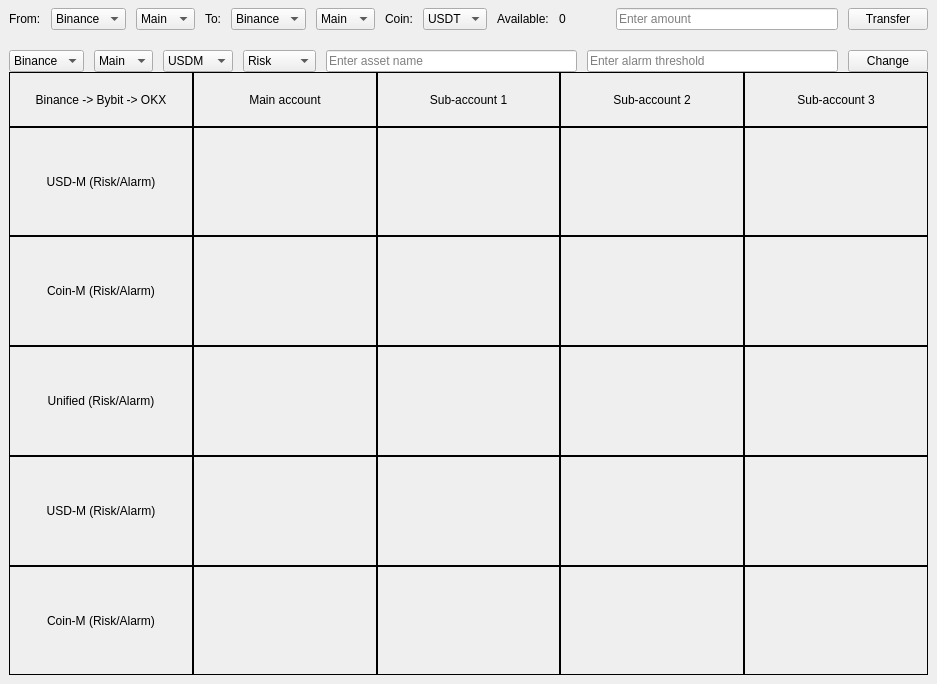
<?xml version="1.0" encoding="UTF-8"?>
<ui version="4.0">
 <class>MainWindow</class>
 <widget class="QMainWindow" name="MainWindow">
  <property name="geometry">
   <rect>
    <x>0</x>
    <y>0</y>
    <width>937</width>
    <height>684</height>
   </rect>
  </property>
  <property name="windowTitle">
   <string>Crypto Alarm</string>
  </property>
  <widget class="QWidget" name="centralwidget">
   <layout class="QVBoxLayout" name="verticalLayout" stretch="0,0,1">
    <property name="spacing">
     <number>0</number>
    </property>
    <property name="topMargin">
     <number>8</number>
    </property>
    <item>
     <layout class="QVBoxLayout" name="verticalLayout_2" stretch="0">
      <item>
       <layout class="QHBoxLayout" name="horizontalLayout_29" stretch="0,0,0,0,0,0,0,0,0,0,0,1,0">
        <property name="spacing">
         <number>10</number>
        </property>
        <item>
         <widget class="QLabel" name="label_3">
          <property name="text">
           <string>From:</string>
          </property>
         </widget>
        </item>
        <item>
         <widget class="QComboBox" name="comboBox_exchangeFrom">
          <item>
           <property name="text">
            <string>Binance</string>
           </property>
          </item>
          <item>
           <property name="text">
            <string>Okx</string>
           </property>
          </item>
          <item>
           <property name="text">
            <string>Bybit</string>
           </property>
          </item>
         </widget>
        </item>
        <item>
         <widget class="QComboBox" name="comboBox_accountFrom">
          <item>
           <property name="text">
            <string>Main</string>
           </property>
          </item>
          <item>
           <property name="text">
            <string>Sub1</string>
           </property>
          </item>
          <item>
           <property name="text">
            <string>Sub2</string>
           </property>
          </item>
          <item>
           <property name="text">
            <string>Sub3</string>
           </property>
          </item>
         </widget>
        </item>
        <item>
         <widget class="QLabel" name="label_4">
          <property name="text">
           <string>To:</string>
          </property>
         </widget>
        </item>
        <item>
         <widget class="QComboBox" name="comboBox_exchangeTo">
          <item>
           <property name="text">
            <string>Binance</string>
           </property>
          </item>
          <item>
           <property name="text">
            <string>Okx</string>
           </property>
          </item>
          <item>
           <property name="text">
            <string>Bybit</string>
           </property>
          </item>
         </widget>
        </item>
        <item>
         <widget class="QComboBox" name="comboBox_accountTo">
          <item>
           <property name="text">
            <string>Main</string>
           </property>
          </item>
          <item>
           <property name="text">
            <string>Sub1</string>
           </property>
          </item>
          <item>
           <property name="text">
            <string>Sub2</string>
           </property>
          </item>
          <item>
           <property name="text">
            <string>Sub3</string>
           </property>
          </item>
         </widget>
        </item>
        <item>
         <widget class="QLabel" name="label_10">
          <property name="text">
           <string>Coin:</string>
          </property>
         </widget>
        </item>
        <item>
         <widget class="QComboBox" name="comboBox_withdrawCoin">
          <item>
           <property name="text">
            <string>USDT</string>
           </property>
          </item>
         </widget>
        </item>
        <item>
         <widget class="QLabel" name="label_23">
          <property name="text">
           <string>Available:</string>
          </property>
         </widget>
        </item>
        <item>
         <widget class="QLabel" name="label_withdrawable">
          <property name="text">
           <string>0</string>
          </property>
         </widget>
        </item>
        <item>
         <spacer name="horizontalSpacer">
          <property name="orientation">
           <enum>Qt::Horizontal</enum>
          </property>
          <property name="sizeHint" stdset="0">
           <size>
            <width>40</width>
            <height>20</height>
           </size>
          </property>
         </spacer>
        </item>
        <item>
         <widget class="QLineEdit" name="lineEdit">
          <property name="placeholderText">
           <string>Enter amount</string>
          </property>
         </widget>
        </item>
        <item>
         <widget class="QPushButton" name="button_transfer">
          <property name="text">
           <string>Transfer</string>
          </property>
          <property name="iconSize">
           <size>
            <width>16</width>
            <height>16</height>
           </size>
          </property>
         </widget>
        </item>
       </layout>
      </item>
     </layout>
    </item>
    <item>
     <spacer name="verticalSpacer">
      <property name="orientation">
       <enum>Qt::Vertical</enum>
      </property>
      <property name="sizeHint" stdset="0">
       <size>
        <width>20</width>
        <height>20</height>
       </size>
      </property>
     </spacer>
    </item>
    <item>
     <layout class="QVBoxLayout" name="verticalLayout_3" stretch="0,10,4,8">
      <item>
       <layout class="QHBoxLayout" name="horizontalLayout">
        <property name="spacing">
         <number>10</number>
        </property>
        <item>
         <widget class="QComboBox" name="comboBox_market">
          <item>
           <property name="text">
            <string>Binance</string>
           </property>
          </item>
          <item>
           <property name="text">
            <string>OKX</string>
           </property>
          </item>
          <item>
           <property name="text">
            <string>Bybit</string>
           </property>
          </item>
         </widget>
        </item>
        <item>
         <widget class="QComboBox" name="comboBox_subAcc">
          <item>
           <property name="text">
            <string>Main</string>
           </property>
          </item>
          <item>
           <property name="text">
            <string>Sub1</string>
           </property>
          </item>
          <item>
           <property name="text">
            <string>Sub2</string>
           </property>
          </item>
          <item>
           <property name="text">
            <string>Sub3</string>
           </property>
          </item>
         </widget>
        </item>
        <item>
         <widget class="QComboBox" name="comboBox_coinType">
          <item>
           <property name="text">
            <string>USDM</string>
           </property>
          </item>
          <item>
           <property name="text">
            <string>COINM</string>
           </property>
          </item>
         </widget>
        </item>
        <item>
         <widget class="QComboBox" name="comboBox_alarmType">
          <item>
           <property name="text">
            <string>Risk</string>
           </property>
          </item>
          <item>
           <property name="text">
            <string>Position</string>
           </property>
          </item>
          <item>
           <property name="text">
            <string>Equity</string>
           </property>
          </item>
         </widget>
        </item>
        <item>
         <widget class="QLineEdit" name="lineEdit_assetName">
          <property name="placeholderText">
           <string>Enter asset name</string>
          </property>
         </widget>
        </item>
        <item>
         <widget class="QLineEdit" name="lineEdit_threshold">
          <property name="placeholderText">
           <string>Enter alarm threshold</string>
          </property>
         </widget>
        </item>
        <item>
         <widget class="QPushButton" name="button_changeThreshold">
          <property name="text">
           <string>Change</string>
          </property>
         </widget>
        </item>
       </layout>
      </item>
      <item>
       <widget class="QScrollArea" name="scrollArea">
        <property name="frameShape">
         <enum>QFrame::NoFrame</enum>
        </property>
        <property name="frameShadow">
         <enum>QFrame::Plain</enum>
        </property>
        <property name="widgetResizable">
         <bool>true</bool>
        </property>
        <widget class="QWidget" name="scrollAreaWidgetContents">
         <property name="geometry">
          <rect>
           <x>0</x>
           <y>0</y>
           <width>917</width>
           <height>260</height>
          </rect>
         </property>
         <layout class="QHBoxLayout" name="horizontalLayout_2">
          <property name="spacing">
           <number>0</number>
          </property>
          <property name="leftMargin">
           <number>0</number>
          </property>
          <property name="topMargin">
           <number>0</number>
          </property>
          <property name="rightMargin">
           <number>0</number>
          </property>
          <property name="bottomMargin">
           <number>0</number>
          </property>
          <item>
           <layout class="QGridLayout" name="gridLayout" rowstretch="2,4,4">
            <property name="spacing">
             <number>0</number>
            </property>
            <item row="2" column="1">
             <widget class="QFrame" name="frame_10">
              <property name="frameShape">
               <enum>QFrame::Box</enum>
              </property>
              <property name="frameShadow">
               <enum>QFrame::Plain</enum>
              </property>
              <layout class="QHBoxLayout" name="horizontalLayout_48">
               <item>
                <widget class="QLabel" name="label_BiMC">
                 <property name="text">
                  <string/>
                 </property>
                 <property name="alignment">
                  <set>Qt::AlignCenter</set>
                 </property>
                </widget>
               </item>
              </layout>
             </widget>
            </item>
            <item row="1" column="1">
             <widget class="QFrame" name="frame_9">
              <property name="frameShape">
               <enum>QFrame::Box</enum>
              </property>
              <property name="frameShadow">
               <enum>QFrame::Plain</enum>
              </property>
              <layout class="QHBoxLayout" name="horizontalLayout_49">
               <item>
                <widget class="QLabel" name="label_BiMU">
                 <property name="text">
                  <string/>
                 </property>
                 <property name="alignment">
                  <set>Qt::AlignCenter</set>
                 </property>
                </widget>
               </item>
              </layout>
             </widget>
            </item>
            <item row="2" column="0">
             <widget class="QFrame" name="frame_5">
              <property name="frameShape">
               <enum>QFrame::Box</enum>
              </property>
              <property name="frameShadow">
               <enum>QFrame::Plain</enum>
              </property>
              <layout class="QHBoxLayout" name="horizontalLayout_5">
               <item>
                <widget class="QLabel" name="label_5">
                 <property name="text">
                  <string>Coin-M (Risk/Alarm)</string>
                 </property>
                 <property name="alignment">
                  <set>Qt::AlignCenter</set>
                 </property>
                </widget>
               </item>
              </layout>
             </widget>
            </item>
            <item row="0" column="0">
             <widget class="QFrame" name="frame">
              <property name="frameShape">
               <enum>QFrame::Box</enum>
              </property>
              <property name="frameShadow">
               <enum>QFrame::Plain</enum>
              </property>
              <layout class="QHBoxLayout" name="horizontalLayout_3">
               <item>
                <widget class="QLabel" name="label">
                 <property name="text">
                  <string>Binance -&gt; Bybit -&gt; OKX</string>
                 </property>
                 <property name="alignment">
                  <set>Qt::AlignCenter</set>
                 </property>
                </widget>
               </item>
              </layout>
             </widget>
            </item>
            <item row="1" column="0">
             <widget class="QFrame" name="frame_3">
              <property name="frameShape">
               <enum>QFrame::Box</enum>
              </property>
              <property name="frameShadow">
               <enum>QFrame::Plain</enum>
              </property>
              <layout class="QHBoxLayout" name="horizontalLayout_4">
               <item>
                <widget class="QLabel" name="label_2">
                 <property name="text">
                  <string>USD-M (Risk/Alarm)</string>
                 </property>
                 <property name="alignment">
                  <set>Qt::AlignCenter</set>
                 </property>
                </widget>
               </item>
              </layout>
             </widget>
            </item>
            <item row="2" column="2">
             <widget class="QFrame" name="frame_15">
              <property name="frameShape">
               <enum>QFrame::Box</enum>
              </property>
              <property name="frameShadow">
               <enum>QFrame::Plain</enum>
              </property>
              <layout class="QHBoxLayout" name="horizontalLayout_6">
               <item>
                <widget class="QLabel" name="label_Bi1C">
                 <property name="text">
                  <string/>
                 </property>
                 <property name="alignment">
                  <set>Qt::AlignCenter</set>
                 </property>
                </widget>
               </item>
              </layout>
             </widget>
            </item>
            <item row="1" column="4">
             <widget class="QFrame" name="frame_19">
              <property name="frameShape">
               <enum>QFrame::Box</enum>
              </property>
              <property name="frameShadow">
               <enum>QFrame::Plain</enum>
              </property>
              <layout class="QHBoxLayout" name="horizontalLayout_12">
               <item>
                <widget class="QLabel" name="label_Bi3U">
                 <property name="text">
                  <string/>
                 </property>
                 <property name="alignment">
                  <set>Qt::AlignCenter</set>
                 </property>
                </widget>
               </item>
              </layout>
             </widget>
            </item>
            <item row="0" column="4">
             <widget class="QFrame" name="frame_7">
              <property name="frameShape">
               <enum>QFrame::Box</enum>
              </property>
              <property name="frameShadow">
               <enum>QFrame::Plain</enum>
              </property>
              <layout class="QHBoxLayout" name="horizontalLayout_13">
               <item>
                <widget class="QLabel" name="label_14">
                 <property name="text">
                  <string>Sub-account 3</string>
                 </property>
                 <property name="alignment">
                  <set>Qt::AlignCenter</set>
                 </property>
                </widget>
               </item>
              </layout>
             </widget>
            </item>
            <item row="0" column="2">
             <widget class="QFrame" name="frame_2">
              <property name="frameShape">
               <enum>QFrame::Box</enum>
              </property>
              <property name="frameShadow">
               <enum>QFrame::Plain</enum>
              </property>
              <layout class="QHBoxLayout" name="horizontalLayout_9">
               <item>
                <widget class="QLabel" name="label_7">
                 <property name="text">
                  <string>Sub-account 1</string>
                 </property>
                 <property name="alignment">
                  <set>Qt::AlignCenter</set>
                 </property>
                </widget>
               </item>
              </layout>
             </widget>
            </item>
            <item row="2" column="3">
             <widget class="QFrame" name="frame_17">
              <property name="frameShape">
               <enum>QFrame::Box</enum>
              </property>
              <property name="frameShadow">
               <enum>QFrame::Plain</enum>
              </property>
              <layout class="QHBoxLayout" name="horizontalLayout_10">
               <item>
                <widget class="QLabel" name="label_Bi2C">
                 <property name="text">
                  <string/>
                 </property>
                 <property name="alignment">
                  <set>Qt::AlignCenter</set>
                 </property>
                </widget>
               </item>
              </layout>
             </widget>
            </item>
            <item row="1" column="2">
             <widget class="QFrame" name="frame_4">
              <property name="frameShape">
               <enum>QFrame::Box</enum>
              </property>
              <property name="frameShadow">
               <enum>QFrame::Plain</enum>
              </property>
              <layout class="QHBoxLayout" name="horizontalLayout_7">
               <item>
                <widget class="QLabel" name="label_Bi1U">
                 <property name="text">
                  <string/>
                 </property>
                 <property name="alignment">
                  <set>Qt::AlignCenter</set>
                 </property>
                </widget>
               </item>
              </layout>
             </widget>
            </item>
            <item row="2" column="4">
             <widget class="QFrame" name="frame_18">
              <property name="frameShape">
               <enum>QFrame::Box</enum>
              </property>
              <property name="frameShadow">
               <enum>QFrame::Plain</enum>
              </property>
              <layout class="QHBoxLayout" name="horizontalLayout_11">
               <item>
                <widget class="QLabel" name="label_Bi3C">
                 <property name="text">
                  <string/>
                 </property>
                 <property name="alignment">
                  <set>Qt::AlignCenter</set>
                 </property>
                </widget>
               </item>
              </layout>
             </widget>
            </item>
            <item row="0" column="3">
             <widget class="QFrame" name="frame_6">
              <property name="frameShape">
               <enum>QFrame::Box</enum>
              </property>
              <property name="frameShadow">
               <enum>QFrame::Plain</enum>
              </property>
              <layout class="QHBoxLayout" name="horizontalLayout_8">
               <item>
                <widget class="QLabel" name="label_9">
                 <property name="text">
                  <string>Sub-account 2</string>
                 </property>
                 <property name="alignment">
                  <set>Qt::AlignCenter</set>
                 </property>
                </widget>
               </item>
              </layout>
             </widget>
            </item>
            <item row="1" column="3">
             <widget class="QFrame" name="frame_16">
              <property name="frameShape">
               <enum>QFrame::Box</enum>
              </property>
              <property name="frameShadow">
               <enum>QFrame::Plain</enum>
              </property>
              <layout class="QHBoxLayout" name="horizontalLayout_14">
               <item>
                <widget class="QLabel" name="label_Bi2U">
                 <property name="text">
                  <string/>
                 </property>
                 <property name="alignment">
                  <set>Qt::AlignCenter</set>
                 </property>
                </widget>
               </item>
              </layout>
             </widget>
            </item>
            <item row="0" column="1">
             <widget class="QFrame" name="frame_8">
              <property name="frameShape">
               <enum>QFrame::Box</enum>
              </property>
              <property name="frameShadow">
               <enum>QFrame::Plain</enum>
              </property>
              <layout class="QHBoxLayout" name="horizontalLayout_41">
               <item>
                <widget class="QLabel" name="label_15">
                 <property name="text">
                  <string>Main account</string>
                 </property>
                 <property name="alignment">
                  <set>Qt::AlignCenter</set>
                 </property>
                </widget>
               </item>
              </layout>
             </widget>
            </item>
           </layout>
          </item>
         </layout>
        </widget>
       </widget>
      </item>
      <item>
       <widget class="QScrollArea" name="scrollArea_2">
        <property name="frameShape">
         <enum>QFrame::NoFrame</enum>
        </property>
        <property name="frameShadow">
         <enum>QFrame::Plain</enum>
        </property>
        <property name="widgetResizable">
         <bool>true</bool>
        </property>
        <widget class="QWidget" name="scrollAreaWidgetContents_3">
         <property name="geometry">
          <rect>
           <x>0</x>
           <y>0</y>
           <width>917</width>
           <height>105</height>
          </rect>
         </property>
         <layout class="QHBoxLayout" name="horizontalLayout_40">
          <property name="spacing">
           <number>0</number>
          </property>
          <property name="leftMargin">
           <number>0</number>
          </property>
          <property name="topMargin">
           <number>0</number>
          </property>
          <property name="rightMargin">
           <number>0</number>
          </property>
          <property name="bottomMargin">
           <number>0</number>
          </property>
          <item>
           <layout class="QGridLayout" name="gridLayout_4">
            <property name="bottomMargin">
             <number>0</number>
            </property>
            <property name="spacing">
             <number>0</number>
            </property>
            <item row="0" column="1">
             <widget class="QFrame" name="frame_13">
              <property name="frameShape">
               <enum>QFrame::Box</enum>
              </property>
              <property name="frameShadow">
               <enum>QFrame::Plain</enum>
              </property>
              <layout class="QHBoxLayout" name="horizontalLayout_43">
               <item>
                <widget class="QLabel" name="label_ByMU">
                 <property name="text">
                  <string/>
                 </property>
                 <property name="alignment">
                  <set>Qt::AlignCenter</set>
                 </property>
                </widget>
               </item>
              </layout>
             </widget>
            </item>
            <item row="0" column="0">
             <widget class="QFrame" name="frame_36">
              <property name="frameShape">
               <enum>QFrame::Box</enum>
              </property>
              <property name="frameShadow">
               <enum>QFrame::Plain</enum>
              </property>
              <layout class="QHBoxLayout" name="horizontalLayout_32">
               <item>
                <widget class="QLabel" name="label_31">
                 <property name="text">
                  <string>Unified (Risk/Alarm)</string>
                 </property>
                 <property name="alignment">
                  <set>Qt::AlignCenter</set>
                 </property>
                </widget>
               </item>
              </layout>
             </widget>
            </item>
            <item row="0" column="3">
             <widget class="QFrame" name="frame_40">
              <property name="frameShape">
               <enum>QFrame::Box</enum>
              </property>
              <property name="frameShadow">
               <enum>QFrame::Plain</enum>
              </property>
              <layout class="QHBoxLayout" name="horizontalLayout_36">
               <item>
                <widget class="QLabel" name="label_By2U">
                 <property name="text">
                  <string/>
                 </property>
                 <property name="alignment">
                  <set>Qt::AlignCenter</set>
                 </property>
                </widget>
               </item>
              </layout>
             </widget>
            </item>
            <item row="0" column="2">
             <widget class="QFrame" name="frame_32">
              <property name="frameShape">
               <enum>QFrame::Box</enum>
              </property>
              <property name="frameShadow">
               <enum>QFrame::Plain</enum>
              </property>
              <layout class="QHBoxLayout" name="horizontalLayout_28">
               <item>
                <widget class="QLabel" name="label_By1U">
                 <property name="text">
                  <string/>
                 </property>
                 <property name="alignment">
                  <set>Qt::AlignCenter</set>
                 </property>
                </widget>
               </item>
              </layout>
             </widget>
            </item>
            <item row="0" column="4">
             <widget class="QFrame" name="frame_43">
              <property name="frameShape">
               <enum>QFrame::Box</enum>
              </property>
              <property name="frameShadow">
               <enum>QFrame::Plain</enum>
              </property>
              <layout class="QHBoxLayout" name="horizontalLayout_39">
               <item>
                <widget class="QLabel" name="label_By3U">
                 <property name="text">
                  <string/>
                 </property>
                 <property name="alignment">
                  <set>Qt::AlignCenter</set>
                 </property>
                </widget>
               </item>
              </layout>
             </widget>
            </item>
           </layout>
          </item>
         </layout>
        </widget>
       </widget>
      </item>
      <item>
       <widget class="QScrollArea" name="scrollArea_3">
        <property name="frameShape">
         <enum>QFrame::NoFrame</enum>
        </property>
        <property name="frameShadow">
         <enum>QFrame::Plain</enum>
        </property>
        <property name="widgetResizable">
         <bool>true</bool>
        </property>
        <widget class="QWidget" name="scrollAreaWidgetContents_4">
         <property name="geometry">
          <rect>
           <x>0</x>
           <y>0</y>
           <width>917</width>
           <height>208</height>
          </rect>
         </property>
         <layout class="QHBoxLayout" name="horizontalLayout_27">
          <property name="spacing">
           <number>0</number>
          </property>
          <property name="leftMargin">
           <number>0</number>
          </property>
          <property name="topMargin">
           <number>0</number>
          </property>
          <property name="rightMargin">
           <number>0</number>
          </property>
          <property name="bottomMargin">
           <number>0</number>
          </property>
          <item>
           <layout class="QGridLayout" name="gridLayout_3">
            <property name="bottomMargin">
             <number>0</number>
            </property>
            <property name="spacing">
             <number>0</number>
            </property>
            <item row="0" column="2">
             <widget class="QFrame" name="frame_20">
              <property name="frameShape">
               <enum>QFrame::Box</enum>
              </property>
              <property name="frameShadow">
               <enum>QFrame::Plain</enum>
              </property>
              <layout class="QHBoxLayout" name="horizontalLayout_15">
               <item>
                <widget class="QLabel" name="label_Ok1U">
                 <property name="text">
                  <string/>
                 </property>
                 <property name="alignment">
                  <set>Qt::AlignCenter</set>
                 </property>
                </widget>
               </item>
              </layout>
             </widget>
            </item>
            <item row="0" column="3">
             <widget class="QFrame" name="frame_28">
              <property name="frameShape">
               <enum>QFrame::Box</enum>
              </property>
              <property name="frameShadow">
               <enum>QFrame::Plain</enum>
              </property>
              <layout class="QHBoxLayout" name="horizontalLayout_23">
               <item>
                <widget class="QLabel" name="label_Ok2U">
                 <property name="text">
                  <string/>
                 </property>
                 <property name="alignment">
                  <set>Qt::AlignCenter</set>
                 </property>
                </widget>
               </item>
              </layout>
             </widget>
            </item>
            <item row="0" column="0">
             <widget class="QFrame" name="frame_24">
              <property name="frameShape">
               <enum>QFrame::Box</enum>
              </property>
              <property name="frameShadow">
               <enum>QFrame::Plain</enum>
              </property>
              <layout class="QHBoxLayout" name="horizontalLayout_19">
               <item>
                <widget class="QLabel" name="label_19">
                 <property name="text">
                  <string>USD-M (Risk/Alarm)</string>
                 </property>
                 <property name="alignment">
                  <set>Qt::AlignCenter</set>
                 </property>
                </widget>
               </item>
              </layout>
             </widget>
            </item>
            <item row="1" column="1">
             <widget class="QFrame" name="frame_44">
              <property name="frameShape">
               <enum>QFrame::Box</enum>
              </property>
              <property name="frameShadow">
               <enum>QFrame::Plain</enum>
              </property>
              <layout class="QHBoxLayout" name="horizontalLayout_45">
               <item>
                <widget class="QLabel" name="label_OkMC">
                 <property name="text">
                  <string/>
                 </property>
                 <property name="alignment">
                  <set>Qt::AlignCenter</set>
                 </property>
                </widget>
               </item>
              </layout>
             </widget>
            </item>
            <item row="1" column="4">
             <widget class="QFrame" name="frame_30">
              <property name="frameShape">
               <enum>QFrame::Box</enum>
              </property>
              <property name="frameShadow">
               <enum>QFrame::Plain</enum>
              </property>
              <layout class="QHBoxLayout" name="horizontalLayout_25">
               <item>
                <widget class="QLabel" name="label_Ok3C">
                 <property name="text">
                  <string/>
                 </property>
                 <property name="alignment">
                  <set>Qt::AlignCenter</set>
                 </property>
                </widget>
               </item>
              </layout>
             </widget>
            </item>
            <item row="1" column="0">
             <widget class="QFrame" name="frame_21">
              <property name="frameShape">
               <enum>QFrame::Box</enum>
              </property>
              <property name="frameShadow">
               <enum>QFrame::Plain</enum>
              </property>
              <layout class="QHBoxLayout" name="horizontalLayout_16">
               <item>
                <widget class="QLabel" name="label_16">
                 <property name="text">
                  <string>Coin-M (Risk/Alarm)</string>
                 </property>
                 <property name="alignment">
                  <set>Qt::AlignCenter</set>
                 </property>
                </widget>
               </item>
              </layout>
             </widget>
            </item>
            <item row="1" column="3">
             <widget class="QFrame" name="frame_29">
              <property name="frameShape">
               <enum>QFrame::Box</enum>
              </property>
              <property name="frameShadow">
               <enum>QFrame::Plain</enum>
              </property>
              <layout class="QHBoxLayout" name="horizontalLayout_24">
               <item>
                <widget class="QLabel" name="label_Ok2C">
                 <property name="text">
                  <string/>
                 </property>
                 <property name="alignment">
                  <set>Qt::AlignCenter</set>
                 </property>
                </widget>
               </item>
              </layout>
             </widget>
            </item>
            <item row="1" column="2">
             <widget class="QFrame" name="frame_27">
              <property name="frameShape">
               <enum>QFrame::Box</enum>
              </property>
              <property name="frameShadow">
               <enum>QFrame::Plain</enum>
              </property>
              <layout class="QHBoxLayout" name="horizontalLayout_22">
               <item>
                <widget class="QLabel" name="label_Ok1C">
                 <property name="text">
                  <string/>
                 </property>
                 <property name="alignment">
                  <set>Qt::AlignCenter</set>
                 </property>
                </widget>
               </item>
              </layout>
             </widget>
            </item>
            <item row="0" column="1">
             <widget class="QFrame" name="frame_45">
              <property name="frameShape">
               <enum>QFrame::Box</enum>
              </property>
              <property name="frameShadow">
               <enum>QFrame::Plain</enum>
              </property>
              <layout class="QHBoxLayout" name="horizontalLayout_46">
               <item>
                <widget class="QLabel" name="label_OkMU">
                 <property name="text">
                  <string/>
                 </property>
                 <property name="alignment">
                  <set>Qt::AlignCenter</set>
                 </property>
                </widget>
               </item>
              </layout>
             </widget>
            </item>
            <item row="0" column="4">
             <widget class="QFrame" name="frame_31">
              <property name="frameShape">
               <enum>QFrame::Box</enum>
              </property>
              <property name="frameShadow">
               <enum>QFrame::Plain</enum>
              </property>
              <layout class="QHBoxLayout" name="horizontalLayout_26">
               <item>
                <widget class="QLabel" name="label_Ok3U">
                 <property name="text">
                  <string/>
                 </property>
                 <property name="alignment">
                  <set>Qt::AlignCenter</set>
                 </property>
                </widget>
               </item>
              </layout>
             </widget>
            </item>
           </layout>
          </item>
         </layout>
        </widget>
       </widget>
      </item>
     </layout>
    </item>
   </layout>
  </widget>
 </widget>
 <resources/>
 <connections/>
</ui>
